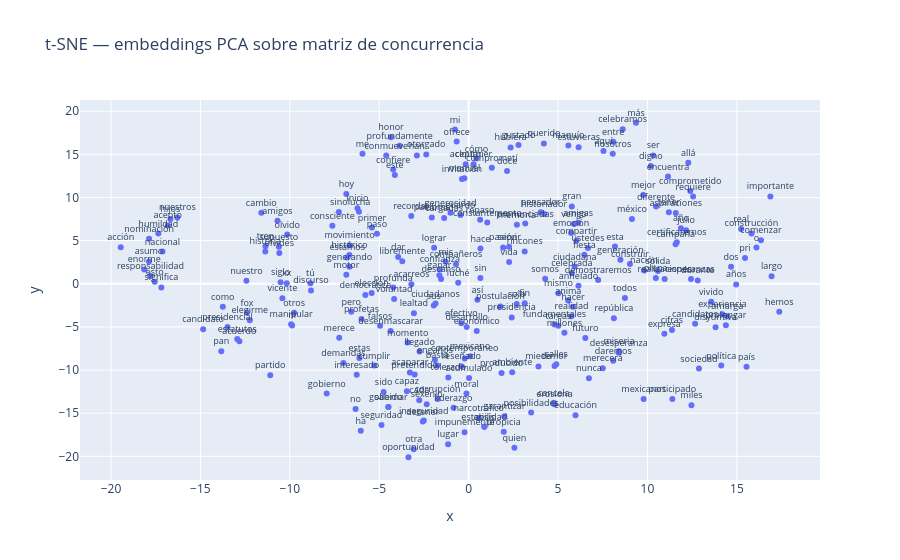

Write notebook code for a chart like this one.
### Code cell
df_tsne = pd.DataFrame({
    "x": embeddings_2d[:, 0],
    "y": embeddings_2d[:, 1],
    "palabra": vocabulario
})

fig = px.scatter(df_tsne, x="x", y="y", text="palabra",
                 title="t-SNE — embeddings PCA sobre matriz de concurrencia")
fig.update_traces(textposition="top center", textfont_size=9)
fig.show()

### Figure 1 — Plotly figure (JSON) as saved in the notebook; plotly's stock layout.template omitted (floating-point values rounded to 4 significant figures; data arrays with more than 128 entries replaced by an {"elided": "..."} marker saying what was removed)
{"data": [{"hovertemplate": "x=%{x}<br>y=%{y}<br>palabra=%{text}<extra></extra>", "legendgroup": "", "marker": {"color": "#636efa", "symbol": "circle"}, "mode": "markers+text", "name": "", "orientation": "v", "showlegend": false, "text": {"elided": "247 str values"}, "textfont": {"size": 9}, "textposition": "top center", "type": "scatter", "x": {"elided": "247 float values"}, "xaxis": "x", "y": {"elided": "247 float values"}, "yaxis": "y"}], "layout": {"legend": {"tracegroupgap": 0}, "title": {"text": "t-SNE — embeddings PCA sobre matriz de concurrencia"}, "xaxis": {"anchor": "y", "domain": [0, 1], "title": {"text": "x"}}, "yaxis": {"anchor": "x", "domain": [0, 1], "title": {"text": "y"}}}}
